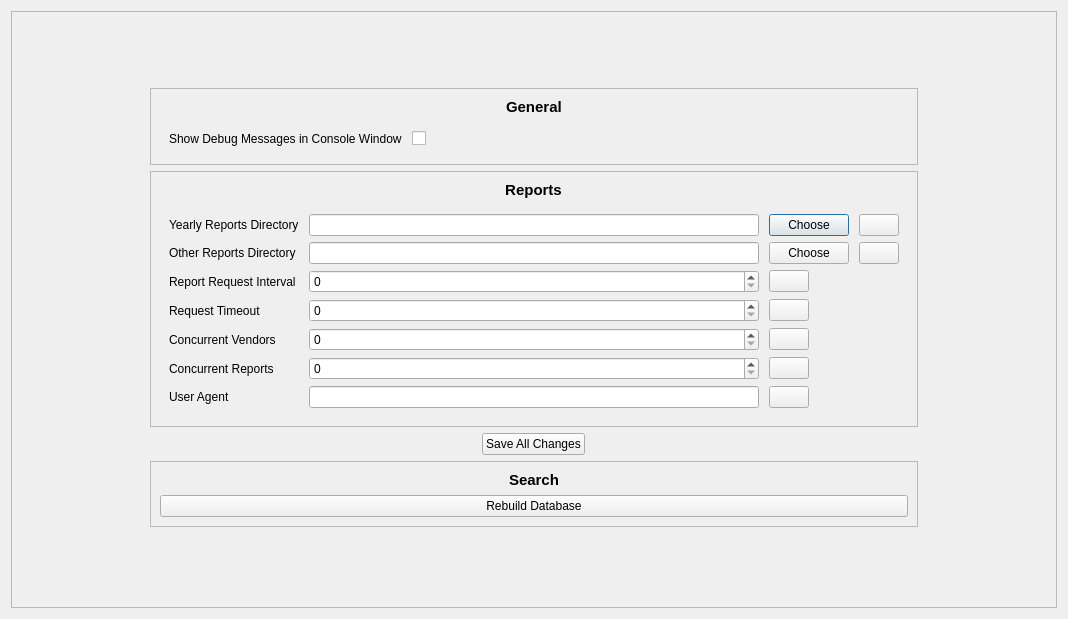
<?xml version="1.0" encoding="UTF-8"?>
<ui version="4.0">
 <class>Dialog</class>
 <widget class="QDialog" name="Dialog">
  <property name="geometry">
   <rect>
    <x>0</x>
    <y>0</y>
    <width>1068</width>
    <height>619</height>
   </rect>
  </property>
  <property name="windowTitle">
   <string>Dialog</string>
  </property>
  <layout class="QGridLayout" name="gridLayout_5">
   <item row="0" column="0">
    <widget class="QScrollArea" name="scrollArea">
     <property name="focusPolicy">
      <enum>Qt::StrongFocus</enum>
     </property>
     <property name="widgetResizable">
      <bool>true</bool>
     </property>
     <widget class="QWidget" name="scrollAreaWidgetContents">
      <property name="geometry">
       <rect>
        <x>0</x>
        <y>0</y>
        <width>1042</width>
        <height>624</height>
       </rect>
      </property>
      <layout class="QGridLayout" name="gridLayout_2">
       <item row="0" column="0">
        <spacer name="horizontalSpacer">
         <property name="orientation">
          <enum>Qt::Horizontal</enum>
         </property>
         <property name="sizeType">
          <enum>QSizePolicy::Maximum</enum>
         </property>
         <property name="sizeHint" stdset="0">
          <size>
           <width>120</width>
           <height>20</height>
          </size>
         </property>
        </spacer>
       </item>
       <item row="0" column="2">
        <spacer name="horizontalSpacer_2">
         <property name="orientation">
          <enum>Qt::Horizontal</enum>
         </property>
         <property name="sizeType">
          <enum>QSizePolicy::Maximum</enum>
         </property>
         <property name="sizeHint" stdset="0">
          <size>
           <width>120</width>
           <height>20</height>
          </size>
         </property>
        </spacer>
       </item>
       <item row="1" column="1">
        <widget class="QFrame" name="frame_4">
         <property name="sizePolicy">
          <sizepolicy hsizetype="Preferred" vsizetype="Fixed">
           <horstretch>0</horstretch>
           <verstretch>0</verstretch>
          </sizepolicy>
         </property>
         <layout class="QVBoxLayout" name="verticalLayout">
          <item>
           <widget class="QFrame" name="frame_2">
            <property name="sizePolicy">
             <sizepolicy hsizetype="Preferred" vsizetype="Fixed">
              <horstretch>0</horstretch>
              <verstretch>0</verstretch>
             </sizepolicy>
            </property>
            <property name="frameShape">
             <enum>QFrame::StyledPanel</enum>
            </property>
            <layout class="QVBoxLayout" name="verticalLayout_2">
             <item alignment="Qt::AlignHCenter">
              <widget class="QLabel" name="label_27">
               <property name="sizePolicy">
                <sizepolicy hsizetype="Fixed" vsizetype="Fixed">
                 <horstretch>0</horstretch>
                 <verstretch>0</verstretch>
                </sizepolicy>
               </property>
               <property name="font">
                <font>
                 <family>Segoe UI</family>
                 <pointsize>11</pointsize>
                 <weight>75</weight>
                 <bold>true</bold>
                </font>
               </property>
               <property name="text">
                <string>General</string>
               </property>
              </widget>
             </item>
             <item>
              <widget class="QFrame" name="frame_3">
               <property name="sizePolicy">
                <sizepolicy hsizetype="Preferred" vsizetype="Fixed">
                 <horstretch>0</horstretch>
                 <verstretch>0</verstretch>
                </sizepolicy>
               </property>
               <layout class="QGridLayout" name="gridLayout">
                <property name="horizontalSpacing">
                 <number>10</number>
                </property>
                <item row="0" column="0">
                 <widget class="QLabel" name="label">
                  <property name="text">
                   <string>Show Debug Messages in Console Window</string>
                  </property>
                 </widget>
                </item>
                <item row="0" column="1">
                 <widget class="QCheckBox" name="show_debug_check_box">
                  <property name="sizePolicy">
                   <sizepolicy hsizetype="Expanding" vsizetype="Fixed">
                    <horstretch>0</horstretch>
                    <verstretch>0</verstretch>
                   </sizepolicy>
                  </property>
                  <property name="text">
                   <string/>
                  </property>
                 </widget>
                </item>
               </layout>
              </widget>
             </item>
            </layout>
           </widget>
          </item>
          <item>
           <widget class="QFrame" name="frame_33">
            <property name="sizePolicy">
             <sizepolicy hsizetype="Preferred" vsizetype="Fixed">
              <horstretch>0</horstretch>
              <verstretch>0</verstretch>
             </sizepolicy>
            </property>
            <property name="frameShape">
             <enum>QFrame::StyledPanel</enum>
            </property>
            <layout class="QGridLayout" name="gridLayout_3">
             <item row="2" column="0">
              <widget class="QFrame" name="frame_34">
               <property name="sizePolicy">
                <sizepolicy hsizetype="Preferred" vsizetype="Fixed">
                 <horstretch>0</horstretch>
                 <verstretch>0</verstretch>
                </sizepolicy>
               </property>
               <layout class="QGridLayout" name="gridLayout_11">
                <property name="horizontalSpacing">
                 <number>10</number>
                </property>
                <item row="0" column="0">
                 <widget class="QLabel" name="label_25">
                  <property name="text">
                   <string>Yearly Reports Directory</string>
                  </property>
                 </widget>
                </item>
                <item row="0" column="2">
                 <widget class="QPushButton" name="yearly_directory_button">
                  <property name="toolTip">
                   <string>&lt;html&gt;&lt;head/&gt;&lt;body&gt;&lt;p&gt;&lt;img src=&quot;:/ui/resources/tab_icons/fetch_reports_icon.png&quot;/&gt;&lt;/p&gt;&lt;/body&gt;&lt;/html&gt;</string>
                  </property>
                  <property name="text">
                   <string>Choose</string>
                  </property>
                 </widget>
                </item>
                <item row="1" column="1">
                 <widget class="QLineEdit" name="other_directory_edit">
                  <property name="readOnly">
                   <bool>true</bool>
                  </property>
                 </widget>
                </item>
                <item row="8" column="1">
                 <widget class="QSpinBox" name="concurrent_reports_spin_box">
                  <property name="maximum">
                   <number>999</number>
                  </property>
                 </widget>
                </item>
                <item row="0" column="3">
                 <widget class="QPushButton" name="yearly_directory_help_button">
                  <property name="sizePolicy">
                   <sizepolicy hsizetype="Fixed" vsizetype="Fixed">
                    <horstretch>0</horstretch>
                    <verstretch>0</verstretch>
                   </sizepolicy>
                  </property>
                  <property name="toolTip">
                   <string>&lt;html&gt;&lt;head/&gt;&lt;body&gt;&lt;p&gt;&lt;img src=&quot;:/ui/resources/tab_icons/manage_vendors_icon.png&quot;/&gt;&lt;/p&gt;&lt;/body&gt;&lt;/html&gt;</string>
                  </property>
                  <property name="text">
                   <string/>
                  </property>
                  <property name="icon">
                   <iconset resource="../Resources.qrc">
                    <normaloff>:/ui/resources/tab_icons/search_icon.png</normaloff>:/ui/resources/tab_icons/search_icon.png</iconset>
                  </property>
                 </widget>
                </item>
                <item row="0" column="1">
                 <widget class="QLineEdit" name="yearly_directory_edit">
                  <property name="readOnly">
                   <bool>true</bool>
                  </property>
                 </widget>
                </item>
                <item row="1" column="0">
                 <widget class="QLabel" name="label_29">
                  <property name="text">
                   <string>Other Reports Directory</string>
                  </property>
                 </widget>
                </item>
                <item row="1" column="2">
                 <widget class="QPushButton" name="other_directory_button">
                  <property name="text">
                   <string>Choose</string>
                  </property>
                 </widget>
                </item>
                <item row="1" column="3">
                 <widget class="QPushButton" name="other_directory_help_button">
                  <property name="sizePolicy">
                   <sizepolicy hsizetype="Fixed" vsizetype="Fixed">
                    <horstretch>0</horstretch>
                    <verstretch>0</verstretch>
                   </sizepolicy>
                  </property>
                  <property name="text">
                   <string/>
                  </property>
                 </widget>
                </item>
                <item row="5" column="0">
                 <widget class="QLabel" name="label_30">
                  <property name="text">
                   <string>Report Request Interval</string>
                  </property>
                 </widget>
                </item>
                <item row="5" column="1">
                 <widget class="QSpinBox" name="request_interval_spin_box">
                  <property name="maximum">
                   <number>999</number>
                  </property>
                 </widget>
                </item>
                <item row="5" column="2">
                 <widget class="QPushButton" name="request_interval_help_button">
                  <property name="sizePolicy">
                   <sizepolicy hsizetype="Fixed" vsizetype="Fixed">
                    <horstretch>0</horstretch>
                    <verstretch>0</verstretch>
                   </sizepolicy>
                  </property>
                  <property name="text">
                   <string/>
                  </property>
                 </widget>
                </item>
                <item row="6" column="0">
                 <widget class="QLabel" name="label_37">
                  <property name="text">
                   <string>Request Timeout</string>
                  </property>
                 </widget>
                </item>
                <item row="6" column="1">
                 <widget class="QSpinBox" name="request_timeout_spin_box">
                  <property name="maximum">
                   <number>9999</number>
                  </property>
                  <property name="singleStep">
                   <number>30</number>
                  </property>
                 </widget>
                </item>
                <item row="6" column="2">
                 <widget class="QPushButton" name="request_timeout_help_button">
                  <property name="sizePolicy">
                   <sizepolicy hsizetype="Fixed" vsizetype="Fixed">
                    <horstretch>0</horstretch>
                    <verstretch>0</verstretch>
                   </sizepolicy>
                  </property>
                  <property name="text">
                   <string/>
                  </property>
                 </widget>
                </item>
                <item row="7" column="1">
                 <widget class="QSpinBox" name="concurrent_vendors_spin_box">
                  <property name="maximum">
                   <number>999</number>
                  </property>
                 </widget>
                </item>
                <item row="7" column="0">
                 <widget class="QLabel" name="label_31">
                  <property name="text">
                   <string>Concurrent Vendors</string>
                  </property>
                 </widget>
                </item>
                <item row="7" column="2">
                 <widget class="QPushButton" name="concurrent_vendors_help_button">
                  <property name="sizePolicy">
                   <sizepolicy hsizetype="Fixed" vsizetype="Fixed">
                    <horstretch>0</horstretch>
                    <verstretch>0</verstretch>
                   </sizepolicy>
                  </property>
                  <property name="text">
                   <string/>
                  </property>
                 </widget>
                </item>
                <item row="8" column="0">
                 <widget class="QLabel" name="label_32">
                  <property name="text">
                   <string>Concurrent Reports</string>
                  </property>
                 </widget>
                </item>
                <item row="8" column="2">
                 <widget class="QPushButton" name="concurrent_reports_help_button">
                  <property name="sizePolicy">
                   <sizepolicy hsizetype="Fixed" vsizetype="Fixed">
                    <horstretch>0</horstretch>
                    <verstretch>0</verstretch>
                   </sizepolicy>
                  </property>
                  <property name="text">
                   <string/>
                  </property>
                 </widget>
                </item>
                <item row="10" column="0">
                 <widget class="QLabel" name="label_73">
                  <property name="text">
                   <string>User Agent</string>
                  </property>
                 </widget>
                </item>
                <item row="10" column="1">
                 <widget class="QLineEdit" name="user_agent_edit"/>
                </item>
                <item row="10" column="2">
                 <widget class="QPushButton" name="user_agent_help_button">
                  <property name="sizePolicy">
                   <sizepolicy hsizetype="Fixed" vsizetype="Fixed">
                    <horstretch>0</horstretch>
                    <verstretch>0</verstretch>
                   </sizepolicy>
                  </property>
                  <property name="text">
                   <string/>
                  </property>
                 </widget>
                </item>
               </layout>
              </widget>
             </item>
             <item row="0" column="0" alignment="Qt::AlignHCenter">
              <widget class="QLabel" name="label_24">
               <property name="sizePolicy">
                <sizepolicy hsizetype="Fixed" vsizetype="Fixed">
                 <horstretch>0</horstretch>
                 <verstretch>0</verstretch>
                </sizepolicy>
               </property>
               <property name="font">
                <font>
                 <family>Segoe UI</family>
                 <pointsize>11</pointsize>
                 <weight>75</weight>
                 <bold>true</bold>
                </font>
               </property>
               <property name="text">
                <string>Reports</string>
               </property>
               <property name="alignment">
                <set>Qt::AlignCenter</set>
               </property>
              </widget>
             </item>
            </layout>
           </widget>
          </item>
          <item alignment="Qt::AlignHCenter">
           <widget class="QPushButton" name="save_button">
            <property name="sizePolicy">
             <sizepolicy hsizetype="Fixed" vsizetype="Fixed">
              <horstretch>0</horstretch>
              <verstretch>0</verstretch>
             </sizepolicy>
            </property>
            <property name="text">
             <string>Save All Changes</string>
            </property>
           </widget>
          </item>
          <item>
           <widget class="QFrame" name="settings_search_frame">
            <property name="sizePolicy">
             <sizepolicy hsizetype="Preferred" vsizetype="Fixed">
              <horstretch>0</horstretch>
              <verstretch>0</verstretch>
             </sizepolicy>
            </property>
            <property name="frameShape">
             <enum>QFrame::StyledPanel</enum>
            </property>
            <layout class="QGridLayout" name="gridLayout_4">
             <item row="3" column="0">
              <widget class="QPushButton" name="settings_rebuild_database_button">
               <property name="text">
                <string>Rebuild Database</string>
               </property>
              </widget>
             </item>
             <item row="2" column="0" alignment="Qt::AlignHCenter">
              <widget class="QLabel" name="settings_search_label">
               <property name="sizePolicy">
                <sizepolicy hsizetype="Fixed" vsizetype="Fixed">
                 <horstretch>0</horstretch>
                 <verstretch>0</verstretch>
                </sizepolicy>
               </property>
               <property name="font">
                <font>
                 <family>Segoe UI</family>
                 <pointsize>11</pointsize>
                 <weight>75</weight>
                 <bold>true</bold>
                </font>
               </property>
               <property name="text">
                <string>Search</string>
               </property>
              </widget>
             </item>
            </layout>
           </widget>
          </item>
          <item>
           <widget class="QFrame" name="frame">
            <property name="sizePolicy">
             <sizepolicy hsizetype="Preferred" vsizetype="Fixed">
              <horstretch>0</horstretch>
              <verstretch>0</verstretch>
             </sizepolicy>
            </property>
            <layout class="QHBoxLayout" name="horizontalLayout"/>
           </widget>
          </item>
         </layout>
        </widget>
       </item>
      </layout>
     </widget>
    </widget>
   </item>
  </layout>
 </widget>
 <resources>
  <include location="../Resources.qrc"/>
 </resources>
 <connections/>
</ui>
